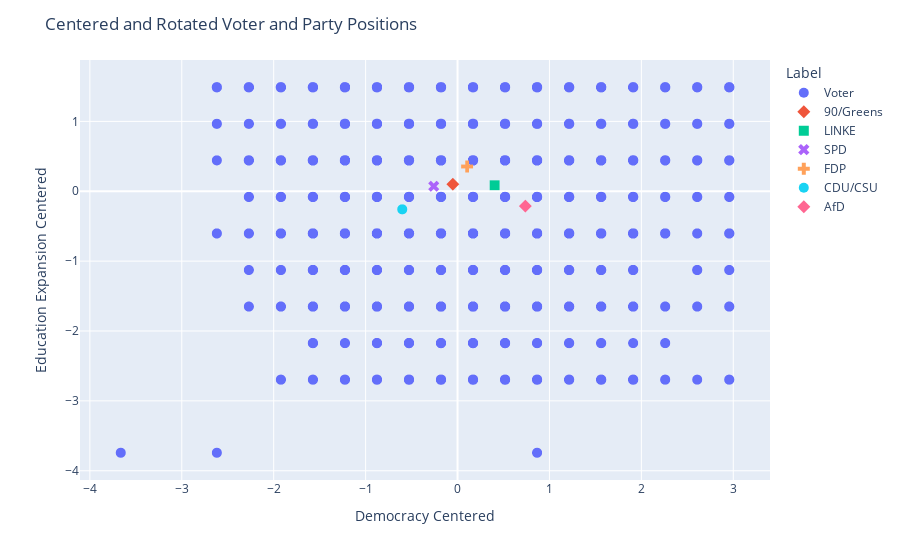

Notebook source saved alongside this figure:
### Code cell
concatenated_df = pd.concat([voter_centered, party_centered], ignore_index=True)

fig = px.scatter(
    concatenated_df,
    x=f"{x_var} Centered",
    y=f"{y_var} Centered",
    color='Label',
    symbol='Label')
fig.update_traces(marker=dict(size=10))
fig.update_layout(title='Centered and Rotated Voter and Party Positions')
fig.show()

### Figure 1 — Plotly figure (JSON) as saved in the notebook; plotly's stock layout.template omitted (floating-point values rounded to 4 significant figures; data arrays with more than 128 entries replaced by an {"elided": "..."} marker saying what was removed)
{"data": [{"hovertemplate": "Label=Voter<br>Democracy Centered=%{x}<br>Education Expansion Centered=%{y}<extra></extra>", "legendgroup": "Voter", "marker": {"color": "#636efa", "size": 10, "symbol": "circle"}, "mode": "markers", "name": "Voter", "showlegend": true, "type": "scattergl", "x": {"elided": "6874 float values"}, "xaxis": "x", "y": {"elided": "6874 float values"}, "yaxis": "y"}, {"hovertemplate": "Label=90/Greens<br>Democracy Centered=%{x}<br>Education Expansion Centered=%{y}<extra></extra>", "legendgroup": "90/Greens", "marker": {"color": "#EF553B", "size": 10, "symbol": "diamond"}, "mode": "markers", "name": "90/Greens", "showlegend": true, "type": "scattergl", "x": [-0.05114], "xaxis": "x", "y": [0.1007], "yaxis": "y"}, {"hovertemplate": "Label=LINKE<br>Democracy Centered=%{x}<br>Education Expansion Centered=%{y}<extra></extra>", "legendgroup": "LINKE", "marker": {"color": "#00cc96", "size": 10, "symbol": "square"}, "mode": "markers", "name": "LINKE", "showlegend": true, "type": "scattergl", "x": [0.4044], "xaxis": "x", "y": [0.08601], "yaxis": "y"}, {"hovertemplate": "Label=SPD<br>Democracy Centered=%{x}<br>Education Expansion Centered=%{y}<extra></extra>", "legendgroup": "SPD", "marker": {"color": "#ab63fa", "size": 10, "symbol": "x"}, "mode": "markers", "name": "SPD", "showlegend": true, "type": "scattergl", "x": [-0.2589], "xaxis": "x", "y": [0.07183], "yaxis": "y"}, {"hovertemplate": "Label=FDP<br>Democracy Centered=%{x}<br>Education Expansion Centered=%{y}<extra></extra>", "legendgroup": "FDP", "marker": {"color": "#FFA15A", "size": 10, "symbol": "cross"}, "mode": "markers", "name": "FDP", "showlegend": true, "type": "scattergl", "x": [0.1047], "xaxis": "x", "y": [0.3545], "yaxis": "y"}, {"hovertemplate": "Label=CDU/CSU<br>Democracy Centered=%{x}<br>Education Expansion Centered=%{y}<extra></extra>", "legendgroup": "CDU/CSU", "marker": {"color": "#19d3f3", "size": 10, "symbol": "circle"}, "mode": "markers", "name": "CDU/CSU", "showlegend": true, "type": "scattergl", "x": [-0.6013], "xaxis": "x", "y": [-0.2583], "yaxis": "y"}, {"hovertemplate": "Label=AfD<br>Democracy Centered=%{x}<br>Education Expansion Centered=%{y}<extra></extra>", "legendgroup": "AfD", "marker": {"color": "#FF6692", "size": 10, "symbol": "diamond"}, "mode": "markers", "name": "AfD", "showlegend": true, "type": "scattergl", "x": [0.7377], "xaxis": "x", "y": [-0.2123], "yaxis": "y"}], "layout": {"legend": {"title": {"text": "Label"}, "tracegroupgap": 0}, "margin": {"t": 60}, "title": {"text": "Centered and Rotated Voter and Party Positions"}, "xaxis": {"anchor": "y", "domain": [0, 1], "title": {"text": "Democracy Centered"}}, "yaxis": {"anchor": "x", "domain": [0, 1], "title": {"text": "Education Expansion Centered"}}}}
